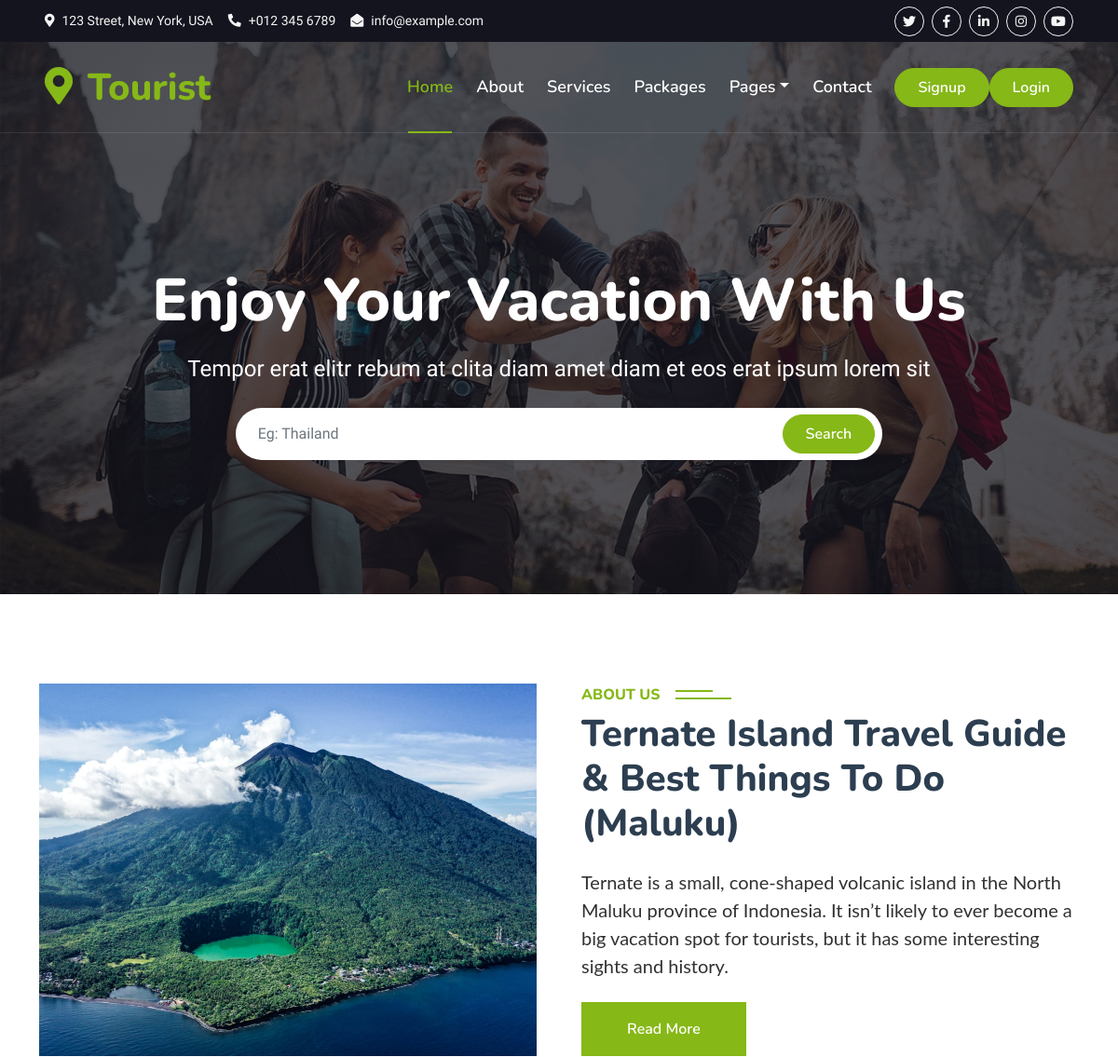
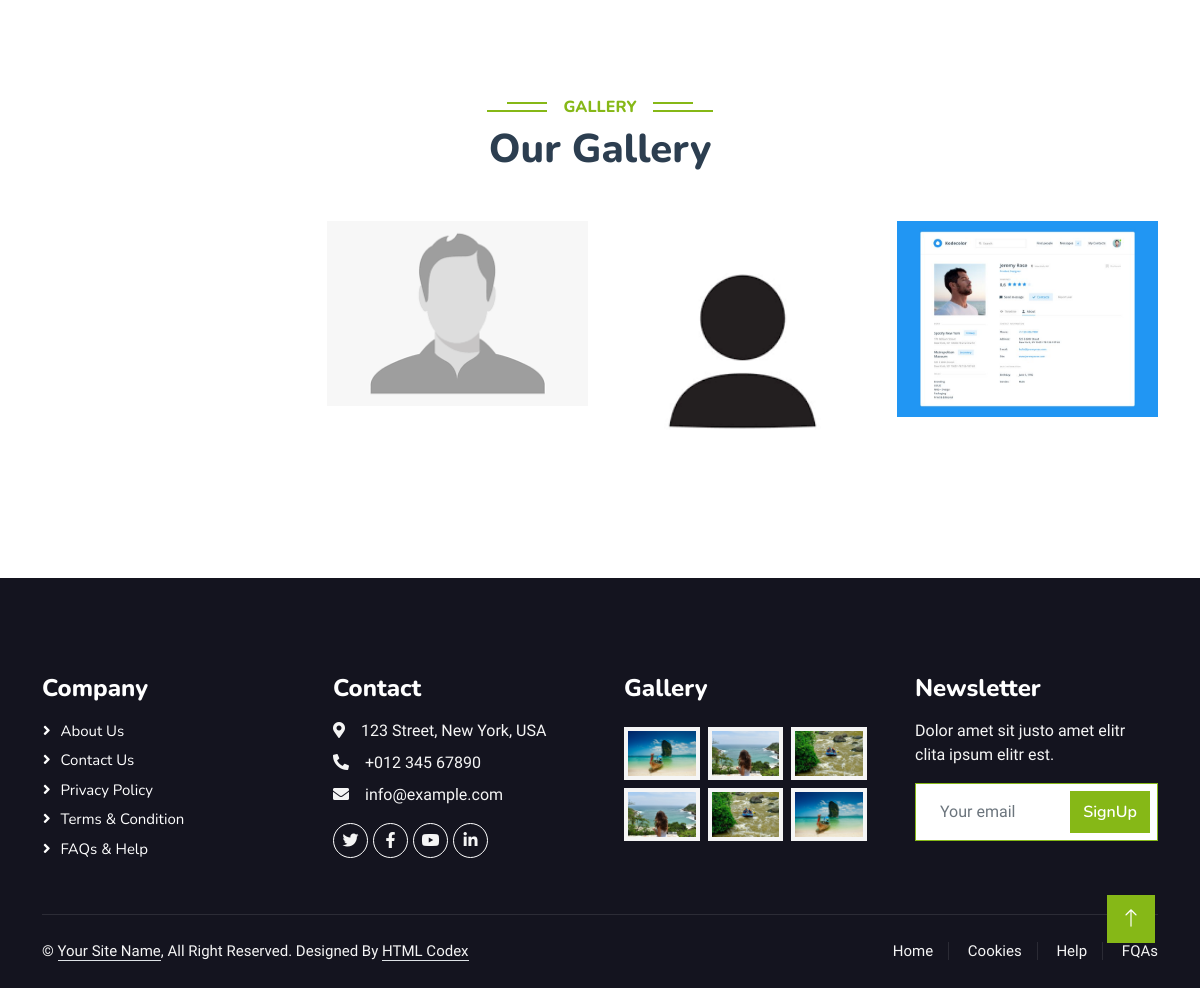
The app's page /blog/i-am-boss-1 with its own data (2 pictures, top to bottom).
### tables this page shows
CREATE TABLE `posts` (
  `id` int(11) NOT NULL,
  `slug` text NOT NULL,
  `post_type` int(11) NOT NULL,
  `banner_img` varchar(100) NOT NULL,
  `title` varchar(200) NOT NULL,
  `sub_title` text NOT NULL,
  `description` text NOT NULL,
  `posted_date` timestamp NOT NULL DEFAULT current_timestamp(),
  `publish_date` date DEFAULT NULL,
  `event_date` date DEFAULT NULL,
  `attachment` text DEFAULT NULL,
  `is_new` tinyint(4) DEFAULT NULL,
  `tags` text DEFAULT NULL,
  `is_active` tinyint(4) NOT NULL
);

CREATE TABLE `gallery` (
  `id` int(11) NOT NULL,
  `post_id` int(11) NOT NULL,
  `gallery_img` varchar(250) NOT NULL
);

### application/controllers/FrontendController.php (called while the page is built, shortened)
<?php
class FrontendController extends CI_Controller {
	public function __construct() {
		$this->load->model('FrontendModel', 'front');
	 }
	public function postDetails($slug)
	{
		$data['post'] = $this->front->get_one_post($slug);
		$data['title'] = ucfirst('Post Detail');
		$data['content'] = $this->load->view('post_detail', $data, true);
        $this->load->view('layout', $data);
	}
}

### index.php (called while the page is built, shortened)
<?php
require_once BASEPATH.'core/CodeIgniter.php';

### application/models/FrontendModel.php (called while the page is built, shortened)
<?php
class FrontendModel extends CI_Model
{
    public function get_one_post($slug)
	{
        $result =  $this->db->get_where('posts', ['slug' => $slug])->row();
		return $result;
	}
}

### application/helpers/setting_helper.php (called while the page is built, shortened)
<?php
function get_all_gallery_img_by_post_id($post_id){
	$CI = & get_instance();
	$CI->db->select('*');
	$CI->db->from('gallery');
	$CI->db->where("post_id",$post_id);
	$query = $CI->db->get()->result();
	if(!empty($query)){
		return $query;
	}else{
		return;
	}
}

### application/views/post_detail.php (the view)
<div class="container-xxl py-5">
        <div class="container">
            <div class="row g-5">
                <div class="col-lg-6 wow fadeInUp" data-wow-delay="0.1s" style="min-height: 400px;">
                    <div class="position-relative h-100">
                        <img class="img-fluid position-absolute w-100 h-100" src="<?php echo base_url().$post->banner_img; ?>" alt="" style="object-fit: cover;">
                    </div>
                </div>
                <div class="col-lg-6 wow fadeInUp" data-wow-delay="0.3s">
                    <h6 class="section-title bg-white text-start text-primary pe-3">About Us</h6>
                    <h1 class="mb-4"><?php echo $post->title; ?></h1>
                    <?php echo $post->description; ?>
                    <a class="btn btn-primary py-3 px-5 mt-2" href="">Read More</a>
                </div>
            </div>
        </div>
    </div>
    <?php
    $gallery = get_all_gallery_img_by_post_id($post->id);
    if($gallery){
    ?>
    <div class="container-xxl py-5">
        <div class="container">
            <div class="text-center wow fadeInUp" data-wow-delay="0.1s">
                <h6 class="section-title bg-white text-center text-primary px-3">Gallery</h6>
                <h1 class="mb-5">Our Gallery</h1>
            </div>
            <div class="row g-4">
             <?php foreach ($gallery as $row) {?>
            <div class="col-lg-3 col-sm-6 wow fadeInUp" data-wow-delay="0.3s">
                    <img class="img-fluid  w-100 " src="<?php echo base_url().$row->gallery_img; ?>" alt="" style="object-fit: cover;">
                </div>
            <?php } ?>
            </div>
        </div>
    </div>
    <?php } ?>

### application/views/layout.php (shortened to what this page needs)
<!DOCTYPE html>
<html lang="en">
<head>
    <link href="https://cdnjs.cloudflare.com/ajax/libs/font-awesome/5.10.0/css/all.min.css" rel="stylesheet">
    <link href="https://cdn.jsdelivr.net/npm/bootstrap-icons@1.4.1/font/bootstrap-icons.css" rel="stylesheet">
    <link href="<?php echo base_url('assets_front/lib/animate/animate.min.css') ?>" rel="stylesheet">
    <link href="<?php echo base_url('assets_front/lib/owlcarousel/assets/owl.carousel.min.css') ?>" rel="stylesheet">
    <link href="<?php echo base_url('assets_front/lib/tempusdominus/css/tempusdominus-bootstrap-4.min.css') ?>" rel="stylesheet" />
    <link href="<?php echo base_url('assets_front/css/bootstrap.min.css') ?>" rel="stylesheet">
    <link href="<?php echo base_url('assets_front/css/style.css') ?>" rel="stylesheet">
</head>
<body>
    <?php $this->load->view('header'); ?>
    <?php echo $content; ?>
    <?php $this->load->view('footer'); ?>
    <a href="#" class="btn btn-lg btn-primary btn-lg-square back-to-top"><i class="bi bi-arrow-up"></i></a>
</body>
</html>

### application/views/header.php (shortened to what this page needs)
<div class="container-fluid bg-dark px-5 d-none d-lg-block">
       <div class="row gx-0">
           <div class="col-lg-8 text-center text-lg-start mb-2 mb-lg-0">
               <div class="d-inline-flex align-items-center" style="height: 45px;">
                   <small class="me-3 text-light"><i class="fa fa-map-marker-alt me-2"></i>123 Street, New York, USA</small>
                   <small class="me-3 text-light"><i class="fa fa-phone-alt me-2"></i>+012 345 6789</small>
                   <small class="text-light"><i class="fa fa-envelope-open me-2"></i>info@example.com</small>
               </div>
           </div>
           <div class="col-lg-4 text-center text-lg-end">
               <div class="d-inline-flex align-items-center" style="height: 45px;">
                   <a class="btn btn-sm btn-outline-light btn-sm-square rounded-circle me-2" href=""><i class="fab fa-twitter fw-normal"></i></a>
                   <a class="btn btn-sm btn-outline-light btn-sm-square rounded-circle me-2" href=""><i class="fab fa-facebook-f fw-normal"></i></a>
                   <a class="btn btn-sm btn-outline-light btn-sm-square rounded-circle me-2" href=""><i class="fab fa-linkedin-in fw-normal"></i></a>
                   <a class="btn btn-sm btn-outline-light btn-sm-square rounded-circle me-2" href=""><i class="fab fa-instagram fw-normal"></i></a>
                   <a class="btn btn-sm btn-outline-light btn-sm-square rounded-circle" href=""><i class="fab fa-youtube fw-normal"></i></a>
               </div>
           </div>
       </div>
   </div>
   <div class="container-fluid position-relative p-0">
       <nav class="navbar navbar-expand-lg navbar-light px-4 px-lg-5 py-3 py-lg-0">
           <a href="<?php echo base_url() ?>" class="navbar-brand p-0">
               <h1 class="text-primary m-0"><i class="fa fa-map-marker-alt me-3"></i>Tourist</h1>
           </a>
           <div class="collapse navbar-collapse" id="navbarCollapse">
               <div class="navbar-nav ms-auto py-0">
                   <a href="<?php echo base_url() ?>" class="nav-item nav-link active">Home</a>
                   <a href="about.html" class="nav-item nav-link">About</a>
                   <a href="service.html" class="nav-item nav-link">Services</a>
                   <a href="package.html" class="nav-item nav-link">Packages</a>
                   <div class="nav-item dropdown">
                       <a href="#" class="nav-link dropdown-toggle" data-bs-toggle="dropdown">Pages</a>
                   </div>
                   <a href="contact.html" class="nav-item nav-link">Contact</a>
               </div>
               <a href="<?php echo base_url('signup'); ?>" class="btn btn-primary rounded-pill py-2 px-4">Signup</a>
               <a href="<?php echo base_url('login'); ?>" class="btn btn-primary rounded-pill py-2 px-4">Login</a>
           </div>
       </nav>
       <div class="container-fluid bg-primary py-5 mb-5 hero-header">
           <div class="container py-5">
               <div class="row justify-content-center py-5">
                   <div class="col-lg-10 pt-lg-5 mt-lg-5 text-center">
                       <h1 class="display-3 text-white mb-3 animated slideInDown">Enjoy Your Vacation With Us</h1>
                       <p class="fs-4 text-white mb-4 animated slideInDown">Tempor erat elitr rebum at clita diam amet diam et eos erat ipsum lorem sit</p>
                       <div class="position-relative w-75 mx-auto animated slideInDown">
                           <input class="form-control border-0 rounded-pill w-100 py-3 ps-4 pe-5" type="text" placeholder="Eg: Thailand" id="searchQuery" name="search_query">
                           <button type="button" class="btn btn-primary rounded-pill py-2 px-4 position-absolute top-0 end-0 me-2" style="margin-top: 7px;">Search</button>
                       </div>
                   </div>
               </div>
           </div>
       </div>
   </div>

### application/views/footer.php
<div class="container-fluid bg-dark text-light footer pt-5 mt-5 wow fadeIn" data-wow-delay="0.1s">
       <div class="container py-5">
           <div class="row g-5">
               <div class="col-lg-3 col-md-6">
                   <h4 class="text-white mb-3">Company</h4>
                   <a class="btn btn-link" href="">About Us</a>
                   <a class="btn btn-link" href="">Contact Us</a>
                   <a class="btn btn-link" href="">Privacy Policy</a>
                   <a class="btn btn-link" href="">Terms & Condition</a>
                   <a class="btn btn-link" href="">FAQs & Help</a>
               </div>
               <div class="col-lg-3 col-md-6">
                   <h4 class="text-white mb-3">Contact</h4>
                   <p class="mb-2"><i class="fa fa-map-marker-alt me-3"></i>123 Street, New York, USA</p>
                   <p class="mb-2"><i class="fa fa-phone-alt me-3"></i>+012 345 67890</p>
                   <p class="mb-2"><i class="fa fa-envelope me-3"></i>info@example.com</p>
                   <div class="d-flex pt-2">
                       <a class="btn btn-outline-light btn-social" href=""><i class="fab fa-twitter"></i></a>
                       <a class="btn btn-outline-light btn-social" href=""><i class="fab fa-facebook-f"></i></a>
                       <a class="btn btn-outline-light btn-social" href=""><i class="fab fa-youtube"></i></a>
                       <a class="btn btn-outline-light btn-social" href=""><i class="fab fa-linkedin-in"></i></a>
                   </div>
               </div>
               <div class="col-lg-3 col-md-6">
                   <h4 class="text-white mb-3">Gallery</h4>
                   <div class="row g-2 pt-2">
                       <div class="col-4">
                           <img class="img-fluid bg-light p-1" src="<?php echo base_url('assets_front/img/package-1.jpg') ?>" alt="">
                       </div>
                       <div class="col-4">
                           <img class="img-fluid bg-light p-1" src="<?php echo base_url('assets_front/img/package-2.jpg') ?>" alt="">
                       </div>
                       <div class="col-4">
                           <img class="img-fluid bg-light p-1" src="<?php echo base_url('assets_front/img/package-3.jpg') ?>" alt="">
                       </div>
                       <div class="col-4">
                           <img class="img-fluid bg-light p-1" src="<?php echo base_url('assets_front/img/package-2.jpg') ?>" alt="">
                       </div>
                       <div class="col-4">
                           <img class="img-fluid bg-light p-1" src="<?php echo base_url('assets_front/img/package-3.jpg') ?>" alt="">
                       </div>
                       <div class="col-4">
                           <img class="img-fluid bg-light p-1" src="<?php echo base_url('assets_front/img/package-1.jpg') ?>" alt="">
                       </div>
                   </div>
               </div>
               <div class="col-lg-3 col-md-6">
                   <h4 class="text-white mb-3">Newsletter</h4>
                   <p>Dolor amet sit justo amet elitr clita ipsum elitr est.</p>
                   <div class="position-relative mx-auto" style="max-width: 400px;">
                       <input class="form-control border-primary w-100 py-3 ps-4 pe-5" type="text" placeholder="Your email">
                       <button type="button" class="btn btn-primary py-2 position-absolute top-0 end-0 mt-2 me-2">SignUp</button>
                   </div>
               </div>
           </div>
       </div>
       <div class="container">
           <div class="copyright">
               <div class="row">
                   <div class="col-md-6 text-center text-md-start mb-3 mb-md-0">
                       &copy; <a class="border-bottom" href="#">Your Site Name</a>, All Right Reserved.
                       Designed By <a class="border-bottom" href="https://htmlcodex.com">HTML Codex</a>
                   </div>
                   <div class="col-md-6 text-center text-md-end">
                       <div class="footer-menu">
                           <a href="">Home</a>
                           <a href="">Cookies</a>
                           <a href="">Help</a>
                           <a href="">FQAs</a>
                       </div>
                   </div>
               </div>
           </div>
       </div>
   </div>

### assets_front/css/style.css (style rules this page uses)
:root { --primary: #86B817; --secondary: #FE8800; --light: #F5F5F5; --dark: #14141F; }
.back-to-top { position: fixed; display: none; right: 45px; bottom: 45px; z-index: 99; }
.btn { font-family: 'Nunito', sans-serif; font-weight: 600; transition: .5s; }
.btn.btn-primary, .btn.btn-secondary { color: #FFFFFF; }
.btn-sm-square { width: 32px; height: 32px; }
.btn-lg-square { width: 48px; height: 48px; }
.btn-square, .btn-sm-square, .btn-lg-square { padding: 0; display: flex; align-items: center; justify-content: center; font-weight: normal; border-radius: 0px; }
.navbar-light .navbar-nav .nav-link { font-family: 'Nunito', sans-serif; position: relative; margin-right: 25px; padding: 35px 0; color: #FFFFFF !important; font-size: 18px; font-weight: 600; outline: none; transition: .5s; }
.navbar-light .navbar-nav .nav-link:hover, .navbar-light .navbar-nav .nav-link.active { color: var(--primary) !important; }
@media (min-width: 992px) { .navbar-light { position: absolute; width: 100%; top: 0; left: 0; border-bottom: 1px solid rgba(256, 256, 256, .1); z-index: 999; } }
@media (min-width: 992px) { .navbar-light .navbar-nav .nav-link::before { position: absolute; content: ""; width: 0; height: 2px; bottom: -1px; left: 50%; background: var(--primary); transition: .5s; } }
@media (min-width: 992px) { .navbar-light .navbar-nav .nav-link:hover::before, .navbar-light .navbar-nav .nav-link.active::before { width: calc(100% - 2px); left: 1px; } }
.hero-header { background: linear-gradient(rgba(20, 20, 31, .7), rgba(20, 20, 31, .7)), url(../img/bg-hero.jpg); background-position: center center; background-repeat: no-repeat; background-size: cover; }
.section-title { position: relative; display: inline-block; text-transform: uppercase; }
.section-title::before { position: absolute; content: ""; width: calc(100% + 80px); height: 2px; top: 4px; left: -40px; background: var(--primary); z-index: -1; }
.section-title::after { position: absolute; content: ""; width: calc(100% + 120px); height: 2px; bottom: 5px; left: -60px; background: var(--primary); z-index: -1; }
.section-title.text-start::before { width: calc(100% + 40px); left: 0; }
.section-title.text-start::after { width: calc(100% + 60px); left: 0; }
.footer .btn.btn-social { margin-right: 5px; width: 35px; height: 35px; display: flex; align-items: center; justify-content: center; color: var(--light); font-weight: normal; border: 1px solid #FFFFFF; border-radius: 35px; transition: .3s; }
.footer .btn.btn-link { display: block; margin-bottom: 5px; padding: 0; text-align: left; color: #FFFFFF; font-size: 15px; font-weight: normal; text-transform: capitalize; transition: .3s; }
.footer .btn.btn-link::before { position: relative; content: "\f105"; font-family: "Font Awesome 5 Free"; font-weight: 900; margin-right: 10px; }
.footer .copyright { padding: 25px 0; font-size: 15px; border-top: 1px solid rgba(256, 256, 256, .1); }
.footer .copyright a { color: var(--light); }
.footer .footer-menu a { margin-right: 15px; padding-right: 15px; border-right: 1px solid rgba(255, 255, 255, .1); }
.footer .footer-menu a:last-child { margin-right: 0; padding-right: 0; border-right: none; }

### records on screen
posts: banner_img (picture), title "Ternate Island Travel Guide & Best Things To Do (Maluku)", description "Ternate is a small, cone-shaped volcanic island in the North Maluku province of Indonesia. It isn’t likely to ever become a big vacation spot for tourists, but it has some interesting sights and history."
gallery: gallery_img (picture)
gallery: gallery_img (picture)
gallery: gallery_img (picture)
